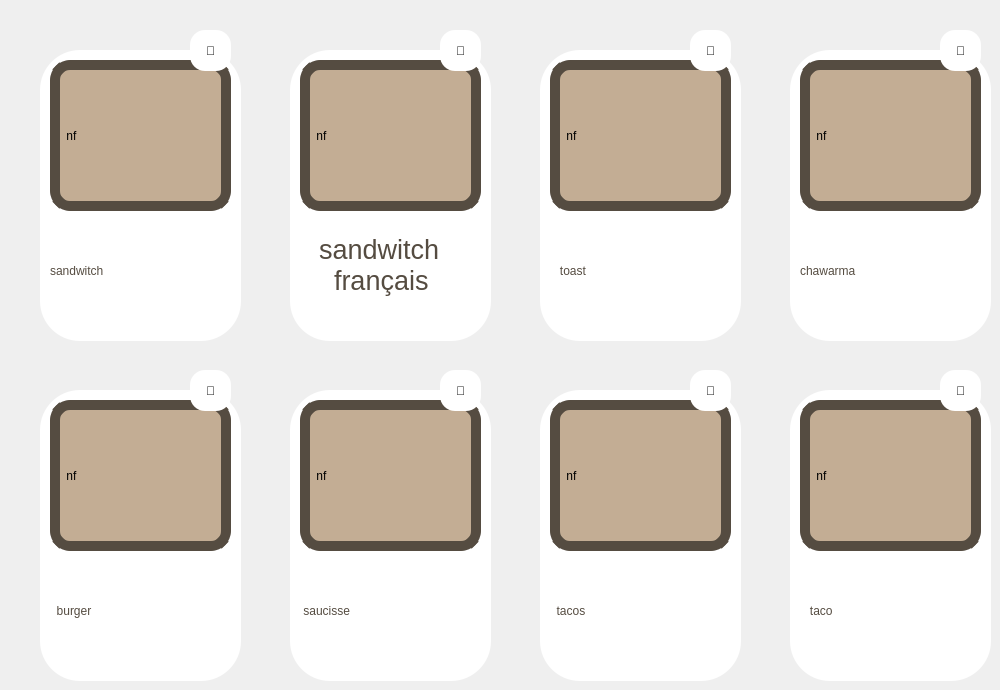
   <widget class="QWidget" name="tab_5">
    <attribute name="title">
     <string>sandwitch</string>
    </attribute>
    <widget class="QLabel" name="label_37">
     <property name="geometry">
      <rect>
       <x>540</x>
       <y>50</y>
       <width>201</width>
       <height>291</height>
      </rect>
     </property>
     <property name="styleSheet">
      <string notr="true">QLabel{border-radius:40px;background-color:white}</string>
     </property>
     <property name="text">
      <string/>
     </property>
    </widget>
    <widget class="QLabel" name="label_38">
     <property name="geometry">
      <rect>
       <x>790</x>
       <y>50</y>
       <width>201</width>
       <height>291</height>
      </rect>
     </property>
     <property name="styleSheet">
      <string notr="true">QLabel{border-radius:40px;background-color:white}</string>
     </property>
     <property name="text">
      <string/>
     </property>
    </widget>
    <widget class="QLabel" name="label_39">
     <property name="geometry">
      <rect>
       <x>290</x>
       <y>50</y>
       <width>201</width>
       <height>291</height>
      </rect>
     </property>
     <property name="styleSheet">
      <string notr="true">QLabel{border-radius:40px;background-color:white}</string>
     </property>
     <property name="text">
      <string/>
     </property>
    </widget>
    <widget class="QLabel" name="label_40">
     <property name="geometry">
      <rect>
       <x>40</x>
       <y>50</y>
       <width>201</width>
       <height>291</height>
      </rect>
     </property>
     <property name="styleSheet">
      <string notr="true">QLabel{border-radius:40px;background-color:white}</string>
     </property>
     <property name="text">
      <string/>
     </property>
    </widget>
    <widget class="QLabel" name="label_41">
     <property name="geometry">
      <rect>
       <x>540</x>
       <y>390</y>
       <width>201</width>
       <height>291</height>
      </rect>
     </property>
     <property name="styleSheet">
      <string notr="true">QLabel{border-radius:40px;background-color:white}</string>
     </property>
     <property name="text">
      <string/>
     </property>
    </widget>
    <widget class="QLabel" name="label_42">
     <property name="geometry">
      <rect>
       <x>790</x>
       <y>390</y>
       <width>201</width>
       <height>291</height>
      </rect>
     </property>
     <property name="styleSheet">
      <string notr="true">QLabel{border-radius:40px;background-color:white}</string>
     </property>
     <property name="text">
      <string/>
     </property>
    </widget>
    <widget class="QLabel" name="label_43">
     <property name="geometry">
      <rect>
       <x>290</x>
       <y>390</y>
       <width>201</width>
       <height>291</height>
      </rect>
     </property>
     <property name="styleSheet">
      <string notr="true">QLabel{border-radius:40px;background-color:white}</string>
     </property>
     <property name="text">
      <string/>
     </property>
    </widget>
    <widget class="QLabel" name="label_44">
     <property name="geometry">
      <rect>
       <x>40</x>
       <y>390</y>
       <width>201</width>
       <height>291</height>
      </rect>
     </property>
     <property name="styleSheet">
      <string notr="true">QLabel{border-radius:40px;background-color:white}</string>
     </property>
     <property name="text">
      <string/>
     </property>
    </widget>
    <widget class="QLabel" name="label_85">
     <property name="geometry">
      <rect>
       <x>50</x>
       <y>60</y>
       <width>181</width>
       <height>151</height>
      </rect>
     </property>
     <property name="styleSheet">
      <string notr="true">border-radius:20px;
background-color: rgb(195, 173, 148);border:10px solid rgb(85, 76, 65);</string>
     </property>
     <property name="text">
      <string> nf</string>
     </property>
    </widget>
    <widget class="QLabel" name="label_86">
     <property name="geometry">
      <rect>
       <x>300</x>
       <y>60</y>
       <width>181</width>
       <height>151</height>
      </rect>
     </property>
     <property name="styleSheet">
      <string notr="true">border-radius:20px;
background-color: rgb(195, 173, 148);border:10px solid rgb(85, 76, 65);</string>
     </property>
     <property name="text">
      <string> nf</string>
     </property>
    </widget>
    <widget class="QLabel" name="label_87">
     <property name="geometry">
      <rect>
       <x>550</x>
       <y>60</y>
       <width>181</width>
       <height>151</height>
      </rect>
     </property>
     <property name="styleSheet">
      <string notr="true">border-radius:20px;
background-color: rgb(195, 173, 148);border:10px solid rgb(85, 76, 65);</string>
     </property>
     <property name="text">
      <string> nf</string>
     </property>
    </widget>
    <widget class="QLabel" name="label_88">
     <property name="geometry">
      <rect>
       <x>800</x>
       <y>60</y>
       <width>181</width>
       <height>151</height>
      </rect>
     </property>
     <property name="styleSheet">
      <string notr="true">border-radius:20px;
background-color: rgb(195, 173, 148);border:10px solid rgb(85, 76, 65);</string>
     </property>
     <property name="text">
      <string> nf</string>
     </property>
    </widget>
    <widget class="QLabel" name="label_89">
     <property name="geometry">
      <rect>
       <x>50</x>
       <y>400</y>
       <width>181</width>
       <height>151</height>
      </rect>
     </property>
     <property name="styleSheet">
      <string notr="true">border-radius:20px;
background-color: rgb(195, 173, 148);border:10px solid rgb(85, 76, 65);</string>
     </property>
     <property name="text">
      <string> nf</string>
     </property>
    </widget>
    <widget class="QLabel" name="label_90">
     <property name="geometry">
      <rect>
       <x>300</x>
       <y>400</y>
       <width>181</width>
       <height>151</height>
      </rect>
     </property>
     <property name="styleSheet">
      <string notr="true">border-radius:20px;
background-color: rgb(195, 173, 148);border:10px solid rgb(85, 76, 65);</string>
     </property>
     <property name="text">
      <string> nf</string>
     </property>
    </widget>
    <widget class="QLabel" name="label_91">
     <property name="geometry">
      <rect>
       <x>550</x>
       <y>400</y>
       <width>181</width>
       <height>151</height>
      </rect>
     </property>
     <property name="styleSheet">
      <string notr="true">border-radius:20px;
background-color: rgb(195, 173, 148);border:10px solid rgb(85, 76, 65);</string>
     </property>
     <property name="text">
      <string> nf</string>
     </property>
    </widget>
    <widget class="QLabel" name="label_92">
     <property name="geometry">
      <rect>
       <x>800</x>
       <y>400</y>
       <width>181</width>
       <height>151</height>
      </rect>
     </property>
     <property name="styleSheet">
      <string notr="true">border-radius:20px;
background-color: rgb(195, 173, 148);border:10px solid rgb(85, 76, 65);</string>
     </property>
     <property name="text">
      <string> nf</string>
     </property>
    </widget>
    <widget class="QPushButton" name="a6">
     <property name="geometry">
      <rect>
       <x>550</x>
       <y>400</y>
       <width>181</width>
       <height>151</height>
      </rect>
     </property>
     <property name="styleSheet">
      <string notr="true">QPushButton{border-image:url(&quot;C:/image projet/20.jpg&quot;);
border-radius:20px;}
QPushButton:hover{color:brown;margin-left:4px;margin-right:4px;margin-top:4px;margin-bottom:4px;border-radius:20px;}
QPushButton:pressed{border-radius:20px;}</string>
     </property>
     <property name="text">
      <string/>
     </property>
    </widget>
    <widget class="QPushButton" name="ttt">
     <property name="geometry">
      <rect>
       <x>300</x>
       <y>400</y>
       <width>181</width>
       <height>151</height>
      </rect>
     </property>
     <property name="styleSheet">
      <string notr="true">QPushButton{border-image:url(&quot;C:/image projet/24.jpg&quot;);
border-radius:20px;}
QPushButton:hover{color:brown;margin-left:4px;margin-right:4px;margin-top:4px;margin-bottom:4px;border-radius:20px;}
QPushButton:pressed{border-radius:20px;}</string>
     </property>
     <property name="text">
      <string/>
     </property>
    </widget>
    <widget class="QPushButton" name="a1">
     <property name="geometry">
      <rect>
       <x>300</x>
       <y>60</y>
       <width>181</width>
       <height>151</height>
      </rect>
     </property>
     <property name="styleSheet">
      <string notr="true">QPushButton{border-image:url(&quot;C:/image projet/25.jpg&quot;);
border-radius:20px;}
QPushButton:hover{color:brown;margin-left:4px;margin-right:4px;margin-top:4px;margin-bottom:4px;border-radius:20px;}
QPushButton:pressed{border-radius:20px;}</string>
     </property>
     <property name="text">
      <string/>
     </property>
    </widget>
    <widget class="QPushButton" name="a3">
     <property name="geometry">
      <rect>
       <x>800</x>
       <y>400</y>
       <width>181</width>
       <height>151</height>
      </rect>
     </property>
     <property name="styleSheet">
      <string notr="true">QPushButton{border-image:url(&quot;C:/image projet/taco.jpg&quot;);
border-radius:20px;}
QPushButton:hover{color:brown;margin-left:4px;margin-right:4px;margin-top:4px;margin-bottom:4px;border-radius:20px;}
QPushButton:pressed{border-radius:20px;}</string>
     </property>
     <property name="text">
      <string/>
     </property>
    </widget>
    <widget class="QPushButton" name="a4">
     <property name="geometry">
      <rect>
       <x>50</x>
       <y>60</y>
       <width>181</width>
       <height>151</height>
      </rect>
     </property>
     <property name="styleSheet">
      <string notr="true">QPushButton{border-image:url(&quot;C:/image projet/22.jpg&quot;);
border-radius:20px;}
QPushButton:hover{color:brown;margin-left:4px;margin-right:4px;margin-top:4px;margin-bottom:4px;border-radius:20px;}
QPushButton:pressed{border-radius:20px;}</string>
     </property>
     <property name="text">
      <string/>
     </property>
    </widget>
    <widget class="QPushButton" name="a8">
     <property name="geometry">
      <rect>
       <x>50</x>
       <y>400</y>
       <width>181</width>
       <height>151</height>
      </rect>
     </property>
     <property name="styleSheet">
      <string notr="true">QPushButton{border-image:url(&quot;C:/image projet/26.jpg&quot;);
border-radius:20px;}
QPushButton:hover{color:brown;margin-left:4px;margin-right:4px;margin-top:4px;margin-bottom:4px;border-radius:20px;}
QPushButton:pressed{border-radius:20px;}</string>
     </property>
     <property name="text">
      <string/>
     </property>
    </widget>
    <widget class="QPushButton" name="a5">
     <property name="geometry">
      <rect>
       <x>550</x>
       <y>60</y>
       <width>181</width>
       <height>151</height>
      </rect>
     </property>
     <property name="styleSheet">
      <string notr="true">QPushButton{border-image:url(&quot;C:/image projet/21.jpg&quot;);
border-radius:20px;}
QPushButton:hover{color:brown;margin-left:4px;margin-right:4px;margin-top:4px;margin-bottom:4px;border-radius:20px;}
QPushButton:pressed{border-radius:20px;}</string>
     </property>
     <property name="text">
      <string/>
     </property>
    </widget>
    <widget class="QLabel" name="label_117">
     <property name="geometry">
      <rect>
       <x>50</x>
       <y>230</y>
       <width>181</width>
       <height>81</height>
      </rect>
     </property>
     <property name="styleSheet">
      <string notr="true">QLabel{border-radius:20px;
	color: rgb(85, 76, 65);
	font: 27pt &quot;Modern No. 20&quot;;}</string>
     </property>
     <property name="text">
      <string>sandwitch</string>
     </property>
    </widget>
    <widget class="QPushButton" name="a7">
     <property name="geometry">
      <rect>
       <x>800</x>
       <y>60</y>
       <width>181</width>
       <height>151</height>
      </rect>
     </property>
     <property name="styleSheet">
      <string notr="true">QPushButton{border-image:url(&quot;C:/image projet/chawrma.jpg&quot;);
border-radius:20px;}
QPushButton:hover{color:brown;margin-left:4px;margin-right:4px;margin-top:4px;margin-bottom:4px;border-radius:20px;}
QPushButton:pressed{border-radius:20px;}</string>
     </property>
     <property name="text">
      <string/>
     </property>
    </widget>
    <widget class="QLabel" name="label_119">
     <property name="geometry">
      <rect>
       <x>550</x>
       <y>230</y>
       <width>181</width>
       <height>81</height>
      </rect>
     </property>
     <property name="styleSheet">
      <string notr="true">QLabel{border-radius:20px;
	color: rgb(85, 76, 65);
	font: 28pt &quot;Modern No. 20&quot;;}</string>
     </property>
     <property name="text">
      <string>   toast</string>
     </property>
    </widget>
    <widget class="QLabel" name="label_120">
     <property name="geometry">
      <rect>
       <x>800</x>
       <y>230</y>
       <width>181</width>
       <height>81</height>
      </rect>
     </property>
     <property name="styleSheet">
      <string notr="true">QLabel{border-radius:20px;
	color: rgb(85, 76, 65);
	font: 26pt &quot;Modern No. 20&quot;;}</string>
     </property>
     <property name="text">
      <string>chawarma</string>
     </property>
    </widget>
    <widget class="QLabel" name="label_121">
     <property name="geometry">
      <rect>
       <x>550</x>
       <y>570</y>
       <width>181</width>
       <height>81</height>
      </rect>
     </property>
     <property name="styleSheet">
      <string notr="true">QLabel{border-radius:20px;
	color: rgb(85, 76, 65);
	font: 28pt &quot;Modern No. 20&quot;;}</string>
     </property>
     <property name="text">
      <string>  tacos</string>
     </property>
    </widget>
    <widget class="QLabel" name="label_122">
     <property name="geometry">
      <rect>
       <x>50</x>
       <y>570</y>
       <width>181</width>
       <height>81</height>
      </rect>
     </property>
     <property name="styleSheet">
      <string notr="true">QLabel{border-radius:20px;
	color: rgb(85, 76, 65);
	font: 28pt &quot;Modern No. 20&quot;;}</string>
     </property>
     <property name="text">
      <string>  burger</string>
     </property>
    </widget>
    <widget class="QLabel" name="label_123">
     <property name="geometry">
      <rect>
       <x>300</x>
       <y>570</y>
       <width>181</width>
       <height>81</height>
      </rect>
     </property>
     <property name="styleSheet">
      <string notr="true">QLabel{border-radius:20px;
	color: rgb(85, 76, 65);
	font: 28pt &quot;Modern No. 20&quot;;}</string>
     </property>
     <property name="text">
      <string> saucisse</string>
     </property>
    </widget>
    <widget class="QLabel" name="label_124">
     <property name="geometry">
      <rect>
       <x>800</x>
       <y>570</y>
       <width>181</width>
       <height>81</height>
      </rect>
     </property>
     <property name="styleSheet">
      <string notr="true">QLabel{border-radius:20px;
	color: rgb(85, 76, 65);
	font: 28pt &quot;Modern No. 20&quot;;}</string>
     </property>
     <property name="text">
      <string>   taco</string>
     </property>
    </widget>
    <widget class="QPushButton" name="btn20">
     <property name="geometry">
      <rect>
       <x>940</x>
       <y>30</y>
       <width>41</width>
       <height>41</height>
      </rect>
     </property>
     <property name="styleSheet">
      <string notr="true">background-color: rgb(255, 255, 255);border-radius:15px;
font: 15pt &quot;MS Shell Dlg 2&quot;;</string>
     </property>
     <property name="text">
      <string>🤍</string>
     </property>
    </widget>
    <widget class="QPushButton" name="btn19">
     <property name="geometry">
      <rect>
       <x>690</x>
       <y>30</y>
       <width>41</width>
       <height>41</height>
      </rect>
     </property>
     <property name="styleSheet">
      <string notr="true">background-color: rgb(255, 255, 255);border-radius:15px;
font: 15pt &quot;MS Shell Dlg 2&quot;;</string>
     </property>
     <property name="text">
      <string>🤍</string>
     </property>
    </widget>
    <widget class="QPushButton" name="btn18">
     <property name="geometry">
      <rect>
       <x>440</x>
       <y>30</y>
       <width>41</width>
       <height>41</height>
      </rect>
     </property>
     <property name="styleSheet">
      <string notr="true">background-color: rgb(255, 255, 255);border-radius:15px;
font: 15pt &quot;MS Shell Dlg 2&quot;;</string>
     </property>
     <property name="text">
      <string>🤍</string>
     </property>
    </widget>
    <widget class="QPushButton" name="btn17">
     <property name="geometry">
      <rect>
       <x>190</x>
       <y>30</y>
       <width>41</width>
       <height>41</height>
      </rect>
     </property>
     <property name="styleSheet">
      <string notr="true">background-color: rgb(255, 255, 255);border-radius:15px;
font: 15pt &quot;MS Shell Dlg 2&quot;;</string>
     </property>
     <property name="text">
      <string>🤍</string>
     </property>
    </widget>
    <widget class="QPushButton" name="btn21">
     <property name="geometry">
      <rect>
       <x>190</x>
       <y>370</y>
       <width>41</width>
       <height>41</height>
      </rect>
     </property>
     <property name="styleSheet">
      <string notr="true">background-color: rgb(255, 255, 255);border-radius:15px;
font: 15pt &quot;MS Shell Dlg 2&quot;;</string>
     </property>
     <property name="text">
      <string>🤍</string>
     </property>
    </widget>
    <widget class="QPushButton" name="btn22">
     <property name="geometry">
      <rect>
       <x>440</x>
       <y>370</y>
       <width>41</width>
       <height>41</height>
      </rect>
     </property>
     <property name="styleSheet">
      <string notr="true">background-color: rgb(255, 255, 255);border-radius:15px;
font: 15pt &quot;MS Shell Dlg 2&quot;;</string>
     </property>
     <property name="text">
      <string>🤍</string>
     </property>
    </widget>
    <widget class="QPushButton" name="btn23">
     <property name="geometry">
      <rect>
       <x>690</x>
       <y>370</y>
       <width>41</width>
       <height>41</height>
      </rect>
     </property>
     <property name="styleSheet">
      <string notr="true">background-color: rgb(255, 255, 255);border-radius:15px;
font: 15pt &quot;MS Shell Dlg 2&quot;;</string>
     </property>
     <property name="text">
      <string>🤍</string>
     </property>
    </widget>
    <widget class="QPushButton" name="btn24">
     <property name="geometry">
      <rect>
       <x>940</x>
       <y>370</y>
       <width>41</width>
       <height>41</height>
      </rect>
     </property>
     <property name="styleSheet">
      <string notr="true">background-color: rgb(255, 255, 255);border-radius:15px;
font: 15pt &quot;MS Shell Dlg 2&quot;;</string>
     </property>
     <property name="text">
      <string>🤍</string>
     </property>
    </widget>
    <widget class="QTextEdit" name="textEdit_5">
     <property name="geometry">
      <rect>
       <x>300</x>
       <y>230</y>
       <width>181</width>
       <height>81</height>
      </rect>
     </property>
     <property name="styleSheet">
      <string notr="true">border-radius:20px;
	color: rgb(85, 76, 65);
	font: 18pt &quot;Modern No. 20&quot;;</string>
     </property>
     <property name="html">
      <string>&lt;!DOCTYPE HTML PUBLIC &quot;-//W3C//DTD HTML 4.0//EN&quot; &quot;http://www.w3.org/TR/REC-html40/strict.dtd&quot;&gt;
&lt;html&gt;&lt;head&gt;&lt;meta name=&quot;qrichtext&quot; content=&quot;1&quot; /&gt;&lt;style type=&quot;text/css&quot;&gt;
p, li { white-space: pre-wrap; }
&lt;/style&gt;&lt;/head&gt;&lt;body style=&quot; font-family:'Modern No. 20'; font-size:18pt; font-weight:400; font-style:normal;&quot;&gt;
&lt;p style=&quot; margin-top:0px; margin-bottom:0px; margin-left:0px; margin-right:0px; -qt-block-indent:0; text-indent:0px;&quot;&gt;&lt;span style=&quot; font-size:20pt;&quot;&gt;  sandwitch&lt;/span&gt;&lt;/p&gt;
&lt;p style=&quot; margin-top:0px; margin-bottom:0px; margin-left:0px; margin-right:0px; -qt-block-indent:0; text-indent:0px;&quot;&gt;&lt;span style=&quot; font-size:20pt;&quot;&gt;    français&lt;/span&gt;&lt;/p&gt;&lt;/body&gt;&lt;/html&gt;</string>
     </property>
    </widget>
   </widget>
